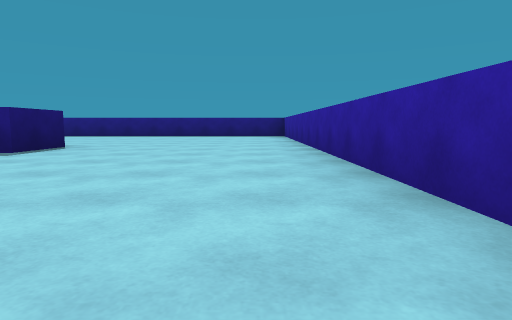
View 1 (above)

20 first-person views from a walk through a Unity game level. The camera is 0.3 m above the floor, tilts 6° down and sees 75° across. The floor is counted in squares, 1 m on a side. Each view is taken from the middle of a square. On the plan, view 1 faces up. The plan holds only what a view shows up to about 9 squares ahead; the rest is blank. The place goes on beyond the plan. The player is left out.

View 2
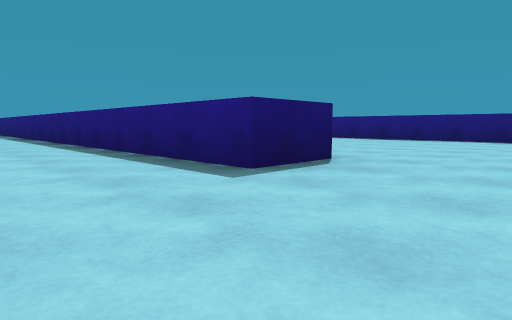

View 3
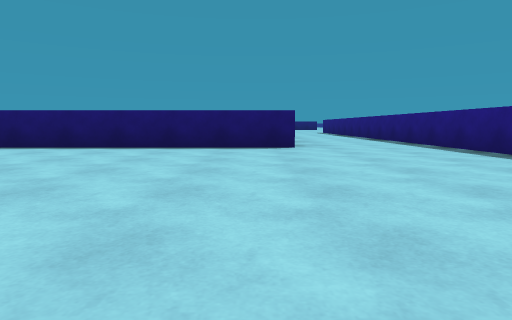

View 4
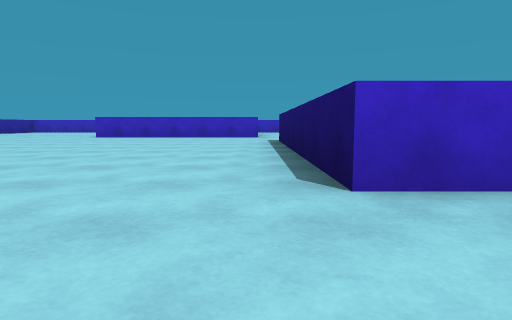

View 5
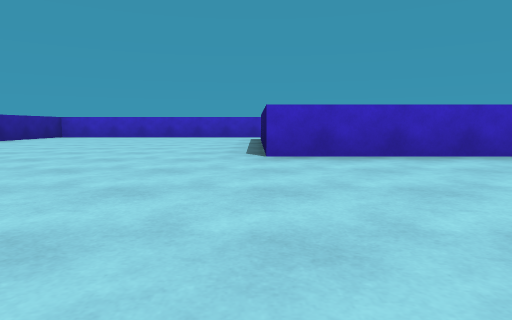

View 6
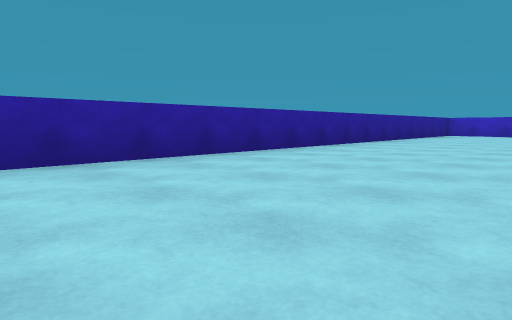

View 7
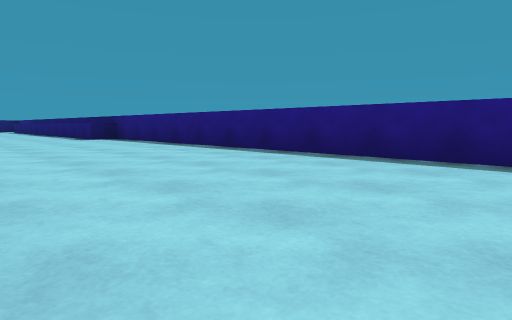

View 8
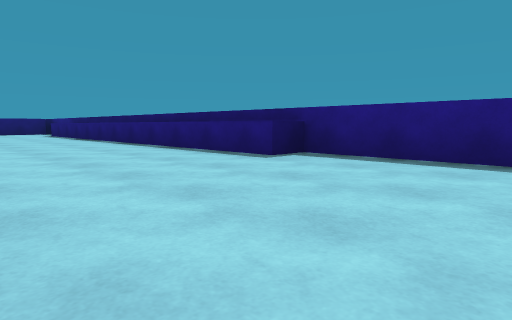

View 9
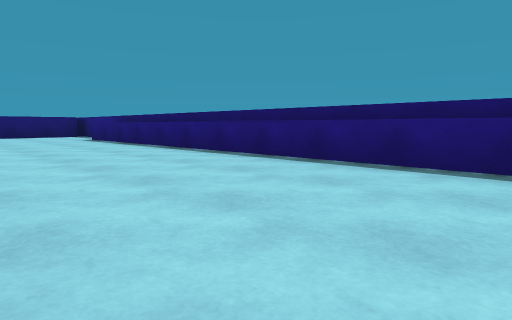

View 10
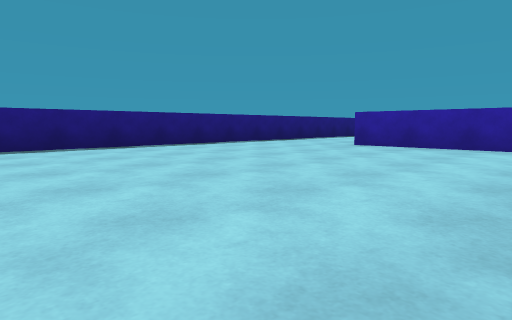

View 11
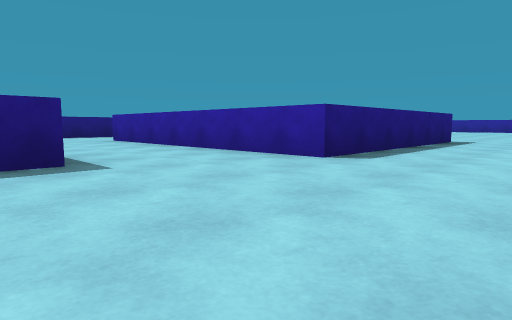

View 12
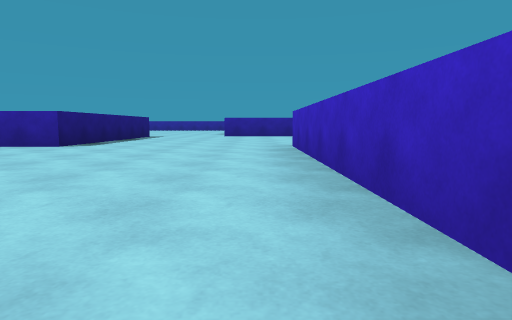

View 13
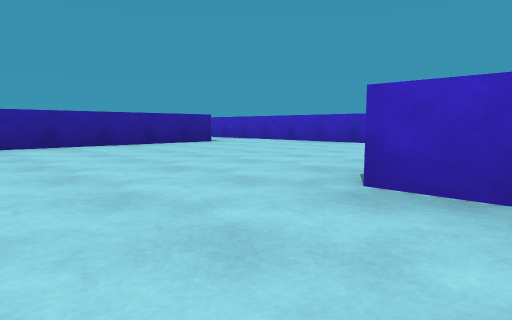

View 14
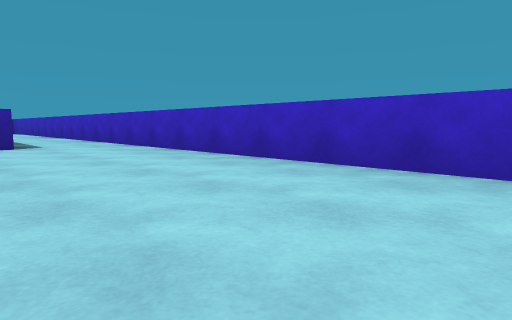

View 15
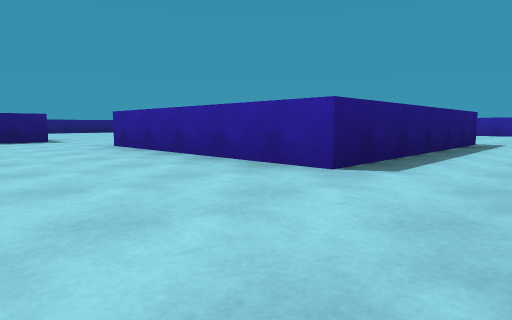

View 16
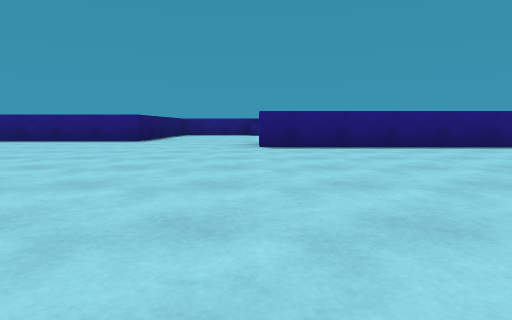

View 17
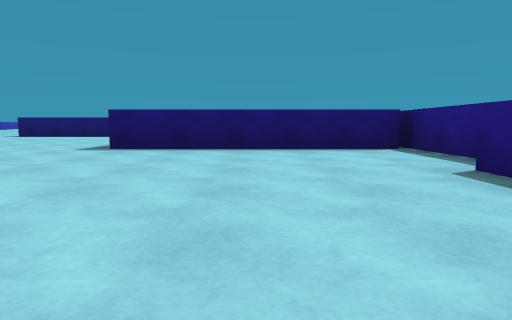

View 18
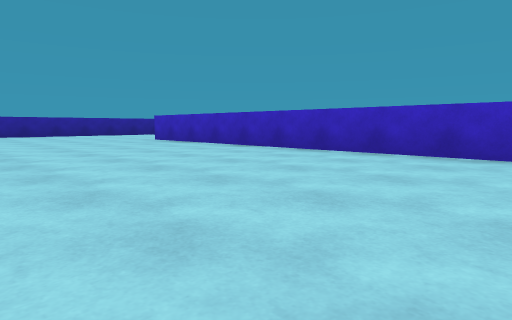

View 19
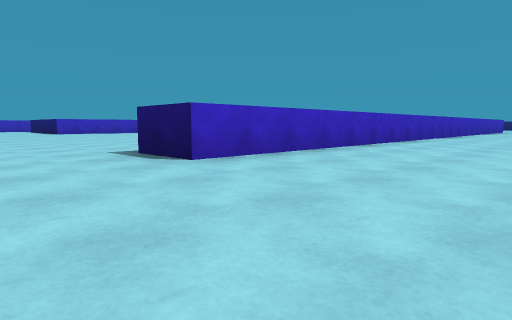

View 20
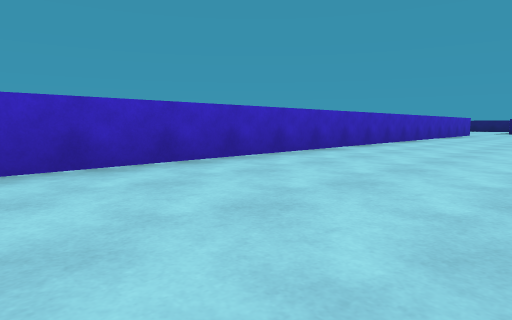

### Floor plan
Points are (right, up) in squares from view 1. A wall is a line through its corners. A room is listed if a view was taken in it or the views show most of it. See-through windows are left out.
Room 1 (views 1, 2, 3, 4, 5, 6, 7, 8, 9, 17, 18, 19, 20)
walls: (-9.2, 1.5) (-8.4, 1.5) (-8.4, -3.3); (-8, -5.2) (-4.1, -5.2) (-4.1, -8.4); (-9.2, 8.5) (-17.2, 8.5); (-4, -8.8) (-8, -8.8); (-16.5, 4.6) (-2.6, 4.6) (-2.6, 3.6) (-12.5, 3.6); (-9.6, -10.2) (0.8, -10.2) (0.8, 9) (-19.9, 9); (-19.2, 8.9) (-19.2, 5.2)
ways out: opening at (-18, 4.7) to room 2; opening at (-13, 2.5) to room 2; opening at (-9.5, -9.5) to room 2; opening at (-9, -4.5) to room 2
Room 2 (views 10, 11, 12, 13, 14, 15, 16)
walls: (-23.6, 3.4) (-23.6, 0.9); (-19.2, 5.2) (-21.8, 5.2); (-16.4, -6.5) (-12.1, -6.5); (-14.2, -2.3) (-14.8, -2.3); (-12.5, 3.6) (-17, 3.6); (-12.8, -10.2) (-9.6, -10.2); (-8.4, -3.3) (-12.4, -3.3) (-12.4, 1.6); (-8, -8.8) (-8, -5.2)
ways out: opening at (-18, 4.7) to room 1; opening at (-13, 2.5) to room 1; opening at (-9.5, -9.5) to room 1; opening at (-9, -4.5) to room 1

Positions as (right, up) in squares from view 1, and headings:
1: (0, 0), facing up
2: (-1, 2), facing up-left
3: (-4, 1), facing left
4: (-8, 3), facing down
5: (-4, -2), facing down
6: (-2, 0), facing down-right
7: (-2, 6), facing up-left
8: (-7, 6), facing up-left
9: (-10, 6), facing up-left
10: (-17, -1), facing up-right
11: (-15, -5), facing up-right
12: (-17, -6), facing right
13: (-13, -5), facing down-right
14: (-13, -8), facing down-right
15: (-10, -10), facing up-right
16: (-17, -1), facing up
17: (-15, 7), facing left
18: (-9, 8), facing down-right
19: (-1, 7), facing down-left
20: (-6, 7), facing down-left
